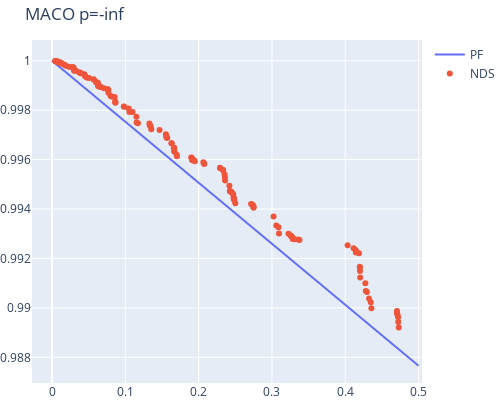
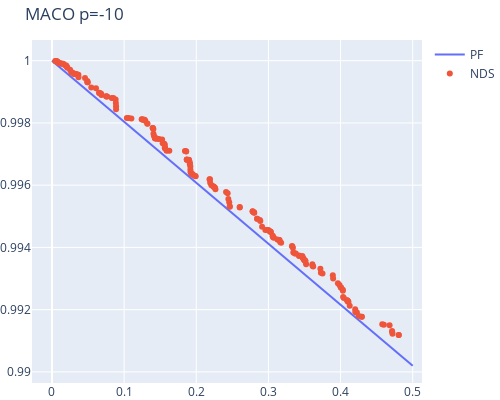
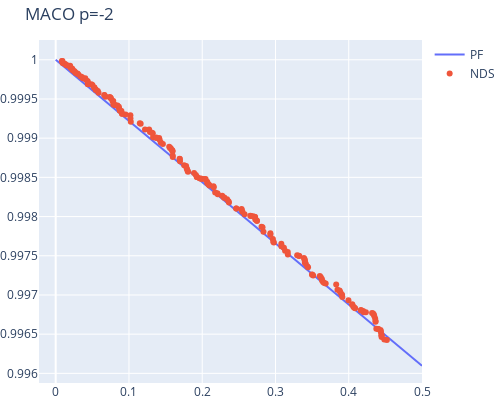

Source (notebook cell) for these figures, in order:
### Markdown cell above
# p-norm variation

### Code cell
import numpy as np
from moo.maco import MACO
from helper import run_test, plot_front

problem=MACO(n_var=10, p=-np.inf)
res = run_test(problem)
plot_front(problem, res.F, "MACO p=-inf").show()

problem=MACO(n_var=10, p=-10)
res = run_test(problem)
plot_front(problem, res.F, "MACO p=-10").show()

problem=MACO(n_var=10, p=-2)
res = run_test(problem)
plot_front(problem, res.F, "MACO p=-2").show()
